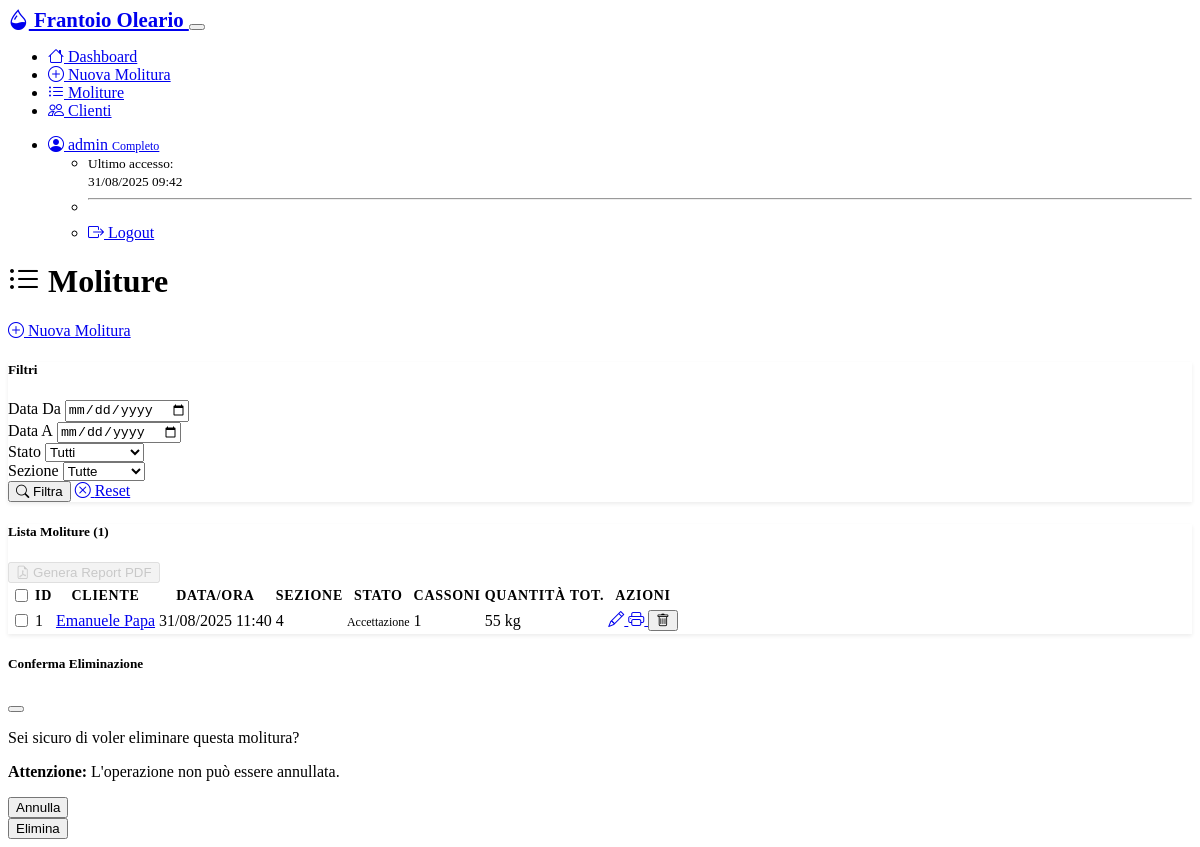
The app's page /moliture (signed in) with its own data.
### models.py (models this page shows, shortened)
class User(UserMixin, db.Model):
    __tablename__ = 'users'
    id = db.Column(Integer, primary_key=True)
    username = db.Column(String(80), unique=True, nullable=False)
    password_hash = db.Column(String(256), nullable=False)
    ruolo = db.Column(String(20), nullable=False, default='limitato')  # 'limitato' (sezioni 1-2) o 'completo' (tutte)
    attivo = db.Column(Boolean, default=True)
    data_creazione = db.Column(DateTime, default=datetime.utcnow)
    ultimo_accesso = db.Column(DateTime)
    def get_accessible_sections(self):
        if self.ruolo == 'completo':
            return [1, 2, 3, 4]
        elif self.ruolo == 'limitato':
            return [1, 2]
        return []

class Molitura(db.Model):
    __tablename__ = 'moliture'
    id = db.Column(Integer, primary_key=True)
    cliente_id = db.Column(Integer, ForeignKey('clienti.id'), nullable=False)
    sezione = db.Column(Integer, nullable=False)  # 1, 2, 3, 4
    data_ora = db.Column(DateTime, nullable=False)
    stato = db.Column(String(20), nullable=False, default='accettazione')  # accettazione, in molitura, completa, archiviata
    note = db.Column(Text)
    data_creazione = db.Column(DateTime, default=datetime.utcnow)
    cliente = relationship("Cliente", back_populates="moliture")
    cassoni = relationship("Cassone", back_populates="molitura", cascade="all, delete-orphan")
    @property
    def quantita_totale(self):
        return sum(cassone.quantita for cassone in self.cassoni)

class Cliente(db.Model):
    __tablename__ = 'clienti'
    id = db.Column(Integer, primary_key=True)
    nome = db.Column(String(100), nullable=False)
    cognome = db.Column(String(100), nullable=False)
    telefono = db.Column(String(20))
    indirizzo = db.Column(Text)
    email = db.Column(String(120))
    note = db.Column(Text)
    data_creazione = db.Column(DateTime, default=datetime.utcnow)
    moliture = relationship("Molitura", back_populates="cliente", cascade="all, delete-orphan")
    @property
    def nome_completo(self):
        return f"{self.nome} {self.cognome}"

class Cassone(db.Model):
    __tablename__ = 'cassoni'
    id = db.Column(Integer, primary_key=True)
    molitura_id = db.Column(Integer, ForeignKey('moliture.id'), nullable=False)
    numero_cassone = db.Column(Integer, nullable=False)
    quantita = db.Column(Integer, nullable=False)  # quantità in kg
    note = db.Column(Text)
    molitura = relationship("Molitura", back_populates="cassoni")

### routes.py (the view)
@app.route('/moliture')
@login_required
def moliture():
    from models import Cliente, Molitura
    data_da = request.args.get('data_da')
    data_a = request.args.get('data_a')
    stato = request.args.get('stato')
    sezione = request.args.get('sezione')
    accessible_sections = current_user.get_accessible_sections()
    query = Molitura.query.join(Cliente).filter(Molitura.sezione.in_(accessible_sections))
    if data_da:
        query = query.filter(Molitura.data_ora >= datetime.strptime(data_da, '%Y-%m-%d'))
    if data_a:
        query = query.filter(Molitura.data_ora <= datetime.strptime(data_a + ' 23:59:59', '%Y-%m-%d %H:%M:%S'))
    if stato:
        query = query.filter(Molitura.stato == stato)
    if sezione:
        query = query.filter(Molitura.sezione == int(sezione))
    moliture = query.order_by(Molitura.data_ora.desc()).all()
    return render_template('moliture.html', moliture=moliture,
                         filtri={'data_da': data_da, 'data_a': data_a, 'stato': stato, 'sezione': sezione})

### app.py (called while the page is built)
@login_manager.user_loader
def load_user(user_id):
    from models import User
    return User.query.get(int(user_id))

### templates/moliture.html (shortened to what this page needs)
{% extends "base.html" %}
{% block content %}
<div class="row">
    <div class="col-12">
        <div class="d-flex justify-content-between align-items-center mb-4">
            <h1>
                <i class="bi bi-list-ul me-2"></i>
                Moliture
            </h1>
            <a href="{{ url_for('nuova_molitura') }}" class="btn btn-primary">
                <i class="bi bi-plus-circle me-1"></i>
                Nuova Molitura
            </a>
        </div>
    </div>
</div>
<div class="row mb-4">
    <div class="col-12">
        <div class="card">
            <div class="card-header">
                <h5 class="mb-0">Filtri</h5>
            </div>
            <div class="card-body">
                <form method="GET" class="row g-3">
                    <div class="col-md-3">
                        <label for="data-da" class="form-label">Data Da</label>
                        <input type="date" class="form-control" name="data_da" id="data-da" value="{{ filtri.data_da or '' }}">
                    </div>
                    <div class="col-md-3">
                        <label for="data-a" class="form-label">Data A</label>
                        <input type="date" class="form-control" name="data_a" id="data-a" value="{{ filtri.data_a or '' }}">
                    </div>
                    <div class="col-md-3">
                        <label for="stato" class="form-label">Stato</label>
                        <select class="form-select" name="stato" id="stato">
                            <option value="">Tutti</option>
                        </select>
                    </div>
                    <div class="col-md-3">
                        <label for="sezione" class="form-label">Sezione</label>
                        <select class="form-select" name="sezione" id="sezione">
                            <option value="">Tutte</option>
                        </select>
                    </div>
                    <div class="col-12">
                        <button type="submit" class="btn btn-primary me-2">
                            <i class="bi bi-search me-1"></i>
                            Filtra
                        </button>
                        <a href="{{ url_for('moliture') }}" class="btn btn-secondary">
                            <i class="bi bi-x-circle me-1"></i>
                            Reset
                        </a>
                    </div>
                </form>
            </div>
        </div>
    </div>
</div>
<div class="row">
    <div class="col-12">
        <div class="card">
            <div class="card-header d-flex justify-content-between align-items-center">
                <h5 class="mb-0">Lista Moliture ({{ moliture|length }})</h5>
                <form method="POST" action="{{ url_for('genera_report_pdf') }}" id="form-report" class="d-inline">
                    <button type="submit" class="btn btn-success btn-sm" id="btn-genera-report" disabled>
                        <i class="bi bi-file-earmark-pdf me-1"></i>
                        Genera Report PDF
                    </button>
                </form>
            </div>
            <div class="card-body">
                {% if moliture %}
                <div class="table-responsive">
                    <table class="table table-hover">
                        <thead>
                            <tr>
                                <th>
                                    <input type="checkbox" id="seleziona-tutte" class="form-check-input">
                                </th>
                                <th>ID</th>
                                <th>Cliente</th>
                                <th>Data/Ora</th>
                                <th>Sezione</th>
                                <th>Stato</th>
                                <th>Cassoni</th>
                                <th>Quantità Tot.</th>
                                <th>Azioni</th>
                            </tr>
                        </thead>
                        <tbody>
                            {% for molitura in moliture %}
                            <tr>
                                <td>
                                    <input type="checkbox" name="moliture_selezionate" value="{{ molitura.id }}"
                                           class="form-check-input molitura-checkbox">
                                </td>
                                <td>{{ molitura.id }}</td>
                                <td>
                                    <a href="{{ url_for('cliente_moliture', id=molitura.cliente_id) }}"
                                       class="text-decoration-none">
                                        {{ molitura.cliente.nome_completo }}
                                    </a>
                                </td>
                                <td>{{ molitura.data_ora.strftime('%d/%m/%Y %H:%M') }}</td>
                                <td>{{ molitura.sezione }}</td>
                                <td>
                                    <span class="badge
                                        {% if molitura.stato == 'accettazione' %}bg-info
                                        {% elif molitura.stato == 'in molitura' %}bg-warning
                                        {% elif molitura.stato == 'completa' %}bg-success
                                        {% else %}bg-secondary{% endif %}">
                                        {{ molitura.stato.title() }}
                                    </span>
                                </td>
                                <td>{{ molitura.cassoni|length }}</td>
                                <td>{{ molitura.quantita_totale }} kg</td>
                                <td>
                                    <div class="btn-group btn-group-sm">
                                        <a href="{{ url_for('modifica_molitura', id=molitura.id) }}"
                                           class="btn btn-outline-primary" title="Modifica">
                                            <i class="bi bi-pencil"></i>
                                        </a>
                                        <a href="{{ url_for('stampa_ricevuta', id=molitura.id) }}"
                                           class="btn btn-outline-success" title="Stampa Ricevuta" target="_blank">
                                            <i class="bi bi-printer"></i>
                                        </a>
                                        <button type="button" class="btn btn-outline-danger"
                                                onclick="eliminaMolitura({{ molitura.id }})" title="Elimina">
                                            <i class="bi bi-trash"></i>
                                        </button>
                                    </div>
                                </td>
                            </tr>
                            {% endfor %}
                        </tbody>
                    </table>
                </div>
                {% endif %}
            </div>
        </div>
    </div>
</div>
<div class="modal fade" id="modal-elimina" tabindex="-1">
    <div class="modal-dialog">
        <div class="modal-content">
            <div class="modal-header">
                <h5 class="modal-title">Conferma Eliminazione</h5>
                <button type="button" class="btn-close" data-bs-dismiss="modal"></button>
            </div>
            <div class="modal-body">
                <p>Sei sicuro di voler eliminare questa molitura?</p>
                <p class="text-danger"><strong>Attenzione:</strong> L'operazione non può essere annullata.</p>
            </div>
            <div class="modal-footer">
                <button type="button" class="btn btn-secondary" data-bs-dismiss="modal">Annulla</button>
                <form method="POST" class="d-inline" id="form-elimina">
                    <button type="submit" class="btn btn-danger">Elimina</button>
                </form>
            </div>
        </div>
    </div>
</div>
{% endblock %}

### templates/base.html (shortened to what this page needs)
<!DOCTYPE html>
<html lang="it" data-bs-theme="dark">
<head>
    <link href="https://cdn.replit.com/agent/bootstrap-agent-dark-theme.min.css" rel="stylesheet">
    <link rel="stylesheet" href="https://cdn.jsdelivr.net/npm/bootstrap-icons@1.11.1/font/bootstrap-icons.css">
    <link rel="stylesheet" href="{{ url_for('static', filename='css/custom.css') }}">
</head>
<body>
    <nav class="navbar navbar-expand-lg navbar-dark bg-dark">
        <div class="container">
            <a class="navbar-brand" href="{{ url_for('index') }}">
                <i class="bi bi-droplet-half me-2"></i>
                Frantoio Oleario
            </a>
            <button class="navbar-toggler" type="button" data-bs-toggle="collapse" data-bs-target="#navbarNav">
            </button>
            <div class="collapse navbar-collapse" id="navbarNav">
                <ul class="navbar-nav me-auto">
                    <li class="nav-item">
                        <a class="nav-link" href="{{ url_for('index') }}">
                            <i class="bi bi-house me-1"></i>
                            Dashboard
                        </a>
                    </li>
                    <li class="nav-item">
                        <a class="nav-link" href="{{ url_for('nuova_molitura') }}">
                            <i class="bi bi-plus-circle me-1"></i>
                            Nuova Molitura
                        </a>
                    </li>
                    <li class="nav-item">
                        <a class="nav-link" href="{{ url_for('moliture') }}">
                            <i class="bi bi-list-ul me-1"></i>
                            Moliture
                        </a>
                    </li>
                    <li class="nav-item">
                        <a class="nav-link" href="{{ url_for('clienti') }}">
                            <i class="bi bi-people me-1"></i>
                            Clienti
                        </a>
                    </li>
                </ul>
                {% if current_user.is_authenticated %}
                <ul class="navbar-nav">
                    <li class="nav-item dropdown">
                        <a class="nav-link dropdown-toggle" href="#" id="navbarDropdown" role="button"
                           data-bs-toggle="dropdown" aria-expanded="false">
                            <i class="bi bi-person-circle me-1"></i>
                            {{ current_user.username }}
                            <span class="badge bg-{{ 'success' if current_user.ruolo == 'completo' else 'warning' }} ms-1">
                                {% if current_user.ruolo == 'completo' %}Completo{% else %}Sezioni 1-2{% endif %}
                            </span>
                        </a>
                        <ul class="dropdown-menu dropdown-menu-end">
                            <li>
                                <span class="dropdown-item-text">
                                    <small class="text-muted">
                                        Ultimo accesso:<br>
                                        {{ current_user.ultimo_accesso.strftime('%d/%m/%Y %H:%M') if current_user.ultimo_accesso else 'Primo accesso' }}
                                    </small>
                                </span>
                            </li>
                            <li><hr class="dropdown-divider"></li>
                            <li>
                                <a class="dropdown-item" href="{{ url_for('logout') }}">
                                    <i class="bi bi-box-arrow-right me-2"></i>
                                    Logout
                                </a>
                            </li>
                        </ul>
                    </li>
                </ul>
                {% endif %}
            </div>
        </div>
    </nav>
    <main class="container my-4">
        {% block content %}{% endblock %}
    </main>
</body>
</html>

### static/css/custom.css (style rules this page uses)
:root { --frantoio-primary: #2c5530; --frantoio-secondary: #6b8e23; --frantoio-accent: #daa520; }
.navbar-brand { font-weight: bold; font-size: 1.3rem; }
.card { border: none; box-shadow: 0 0.125rem 0.25rem rgba(0, 0, 0, 0.075); transition: box-shadow 0.15s ease-in-out; }
.badge { font-size: 0.75em; font-weight: 500; }
.table-responsive { border-radius: 0.375rem; }
.table th { border-top: none; font-weight: 600; font-size: 0.875rem; text-transform: uppercase; letter-spacing: 0.05em; }
.form-label { font-weight: 500; margin-bottom: 0.375rem; }
.btn-group-sm .btn { --bs-btn-padding-x: 0.375rem; --bs-btn-padding-y: 0.25rem; --bs-btn-font-size: 0.75rem; }
.modal-header { border-bottom: 1px solid var(--bs-border-color); }
.modal-footer { border-top: 1px solid var(--bs-border-color); }
.btn:disabled { opacity: 0.65; }

### records on screen
User: username "admin", ultimo_accesso "31/08/2025 09:42"
Molitura: id "1", cliente.nome_completo "Emanuele Papa", data_ora "31/08/2025 11:40", sezione "4", stato "Accettazione", cassoni|length "1", quantita_totale "55"

### other values on screen
{{ moliture|length }} "1"
